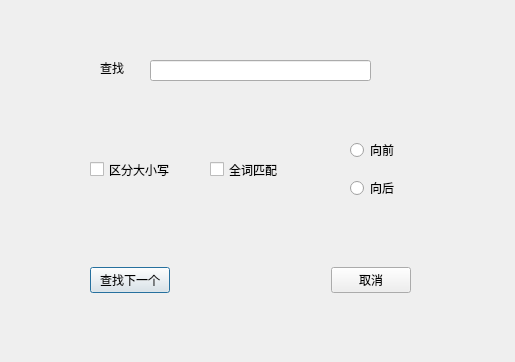
<?xml version="1.0" encoding="UTF-8"?>
<ui version="4.0">
 <class>FindWindow</class>
 <widget class="QDialog" name="FindWindow">
  <property name="geometry">
   <rect>
    <x>0</x>
    <y>0</y>
    <width>515</width>
    <height>362</height>
   </rect>
  </property>
  <property name="windowTitle">
   <string>Dialog</string>
  </property>
  <widget class="QLineEdit" name="lineEdit">
   <property name="geometry">
    <rect>
     <x>150</x>
     <y>60</y>
     <width>221</width>
     <height>21</height>
    </rect>
   </property>
   <property name="font">
    <font>
     <family>Courier New</family>
     <pointsize>9</pointsize>
    </font>
   </property>
  </widget>
  <widget class="QLabel" name="label">
   <property name="geometry">
    <rect>
     <x>100</x>
     <y>60</y>
     <width>51</width>
     <height>16</height>
    </rect>
   </property>
   <property name="font">
    <font>
     <family>Adobe 黑体 Std R</family>
     <pointsize>9</pointsize>
    </font>
   </property>
   <property name="text">
    <string>查找</string>
   </property>
  </widget>
  <widget class="QWidget" name="horizontalLayoutWidget">
   <property name="geometry">
    <rect>
     <x>90</x>
     <y>240</y>
     <width>321</width>
     <height>80</height>
    </rect>
   </property>
   <layout class="QHBoxLayout" name="horizontalLayout">
    <item>
     <widget class="QPushButton" name="Findnext">
      <property name="text">
       <string>查找下一个</string>
      </property>
     </widget>
    </item>
    <item>
     <spacer name="horizontalSpacer">
      <property name="orientation">
       <enum>Qt::Horizontal</enum>
      </property>
      <property name="sizeHint" stdset="0">
       <size>
        <width>40</width>
        <height>20</height>
       </size>
      </property>
     </spacer>
    </item>
    <item>
     <widget class="QPushButton" name="pushButton_2">
      <property name="text">
       <string>取消</string>
      </property>
     </widget>
    </item>
   </layout>
  </widget>
  <widget class="QCheckBox" name="Case">
   <property name="geometry">
    <rect>
     <x>90</x>
     <y>160</y>
     <width>111</width>
     <height>19</height>
    </rect>
   </property>
   <property name="text">
    <string>区分大小写</string>
   </property>
  </widget>
  <widget class="QWidget" name="verticalLayoutWidget">
   <property name="geometry">
    <rect>
     <x>350</x>
     <y>130</y>
     <width>91</width>
     <height>80</height>
    </rect>
   </property>
   <layout class="QVBoxLayout" name="verticalLayout">
    <item>
     <widget class="QRadioButton" name="radioButton">
      <property name="text">
       <string>向前</string>
      </property>
     </widget>
    </item>
    <item>
     <widget class="QRadioButton" name="forward">
      <property name="text">
       <string>向后</string>
      </property>
     </widget>
    </item>
   </layout>
  </widget>
  <widget class="QCheckBox" name="WholeWords">
   <property name="geometry">
    <rect>
     <x>210</x>
     <y>160</y>
     <width>91</width>
     <height>19</height>
    </rect>
   </property>
   <property name="text">
    <string>全词匹配</string>
   </property>
  </widget>
 </widget>
 <resources/>
 <connections/>
</ui>
